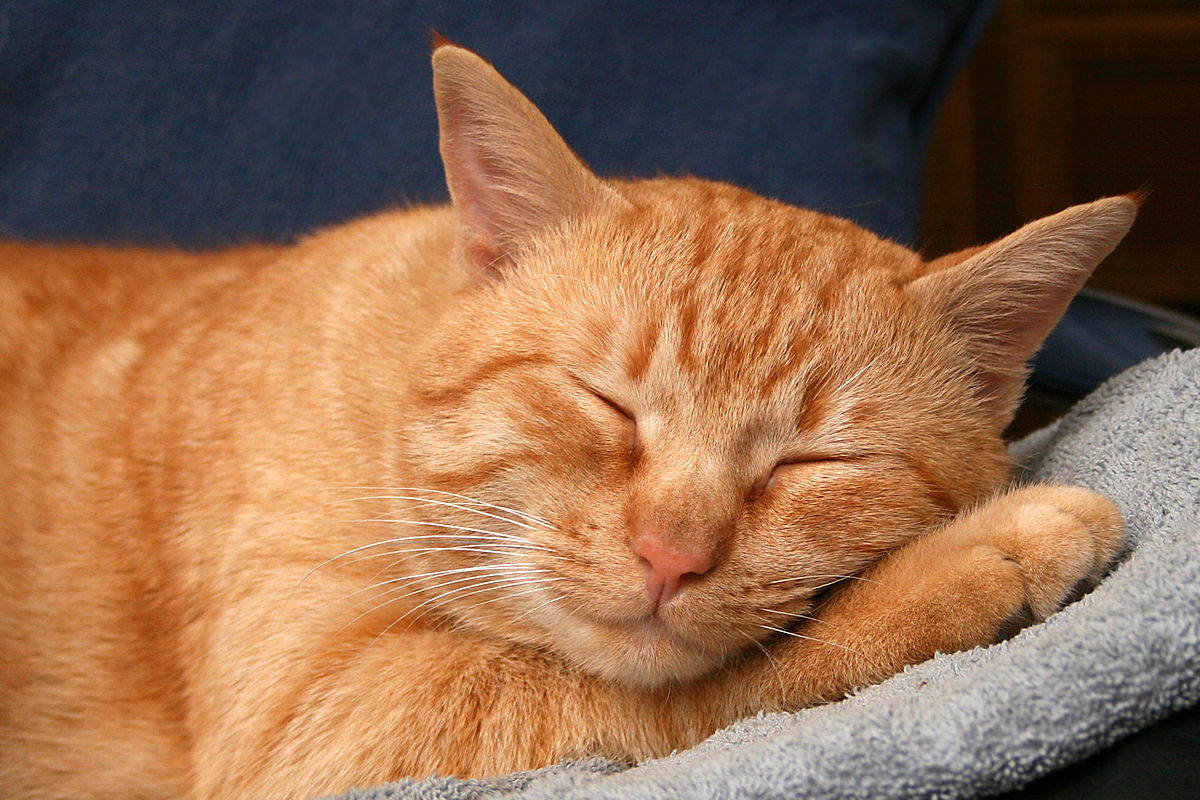
#> input picture foto-original/cat1.jpg, 1200 x 800 px, found by its file name
$ python 2.py
#> lines starting #> are read from the running program, lines starting #| are printed output that depends on the picture; after the words box and inside, x2 and y2 are one past the last pixel; in counts of white or black regions, pixels touching at a corner belong together
import cv2
import matplotlib.pyplot as plt
# Muat gambar
image = cv2.imread('cat1.jpg', cv2.IMREAD_GRAYSCALE)
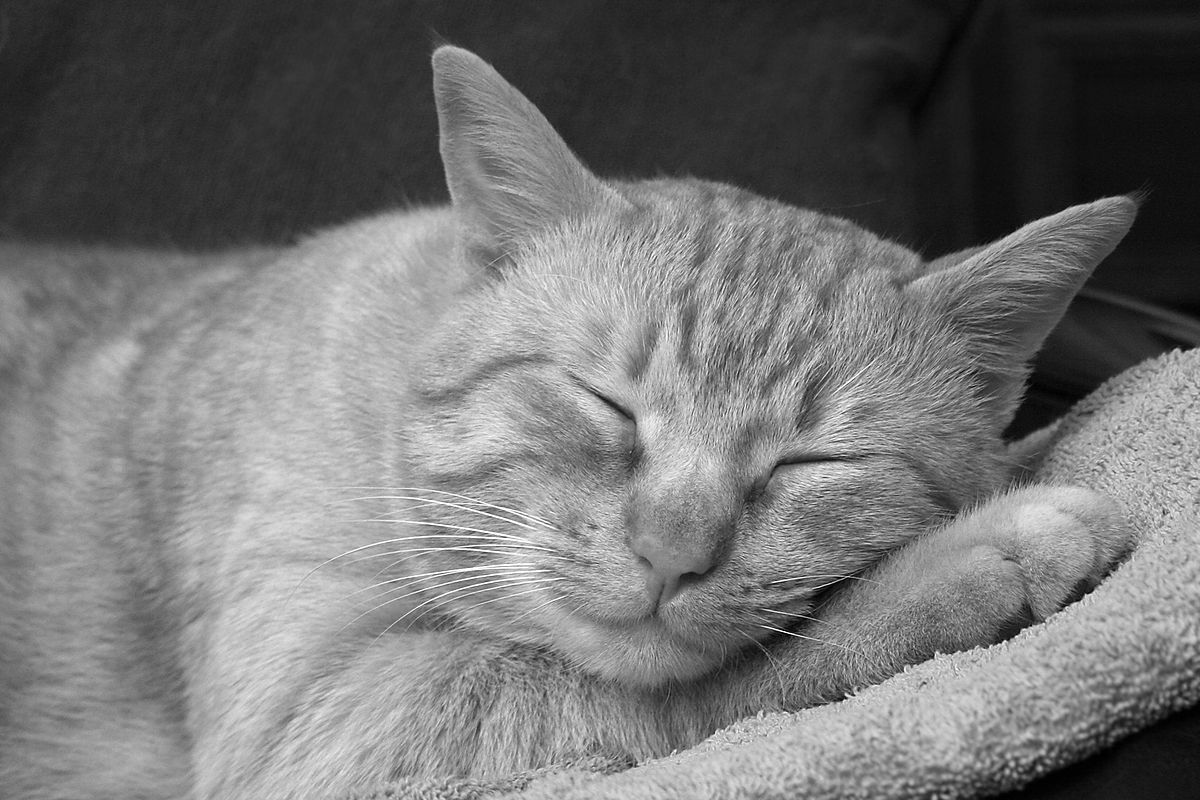
#> image: shape (800, 1200); min 0, max 255, mean 115.9
# Terapkan detektor tepi Canny
edges = cv2.Canny(image, 100, 200)
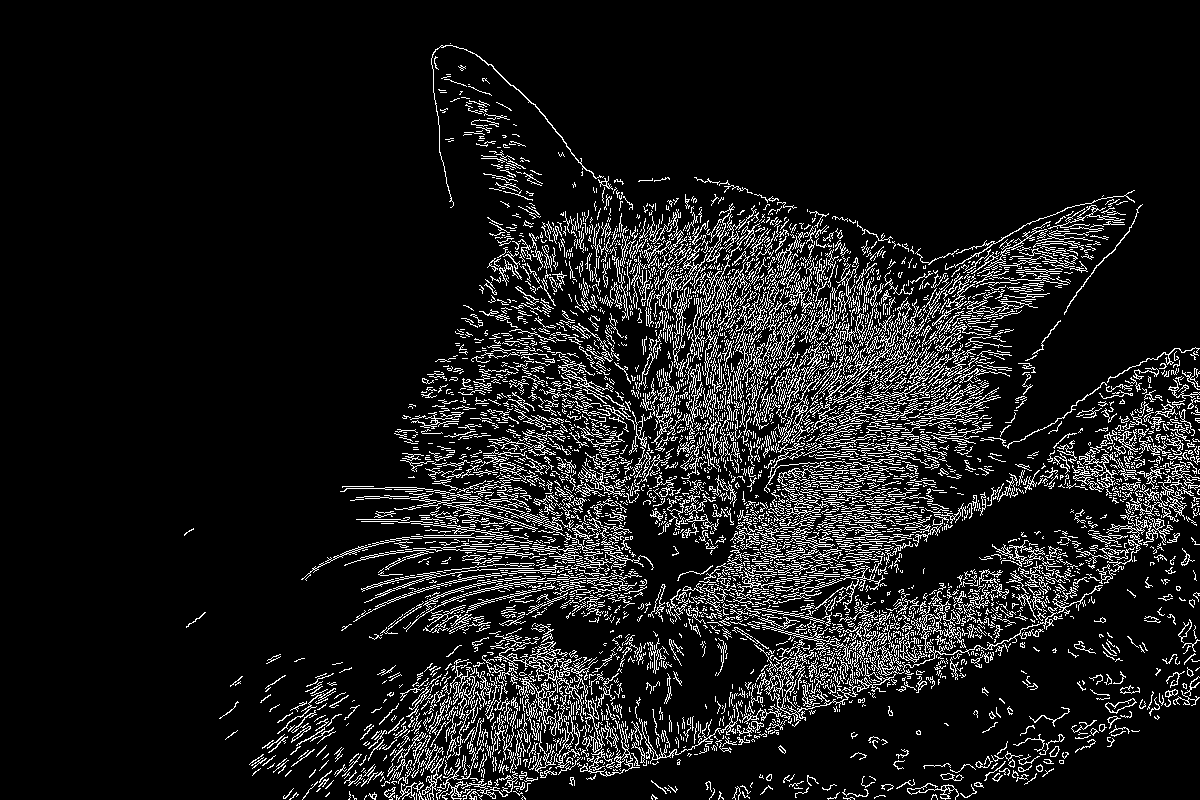
#> edges: shape (800, 1200); 10.3% white in thin lines or dots, all inside (x1, y1, x2, y2) = (184, 43, 1200, 800)
# Tampilkan gambar asli dan tepinya
plt.figure(figsize=(10, 5))
plt.subplot(1, 2, 1)
plt.title('Original Image')
plt.imshow(image, cmap='gray')
plt.subplot(1, 2, 2)
plt.title('Edges')
plt.imshow(edges, cmap='gray')
plt.show()
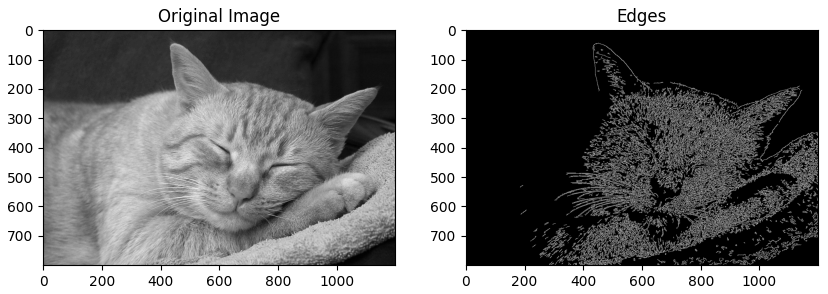
#> figure drawn by matplotlib, 2 panels

$ run again, with foto-original/dog2.jpg copied over foto-original/cat1.jpg
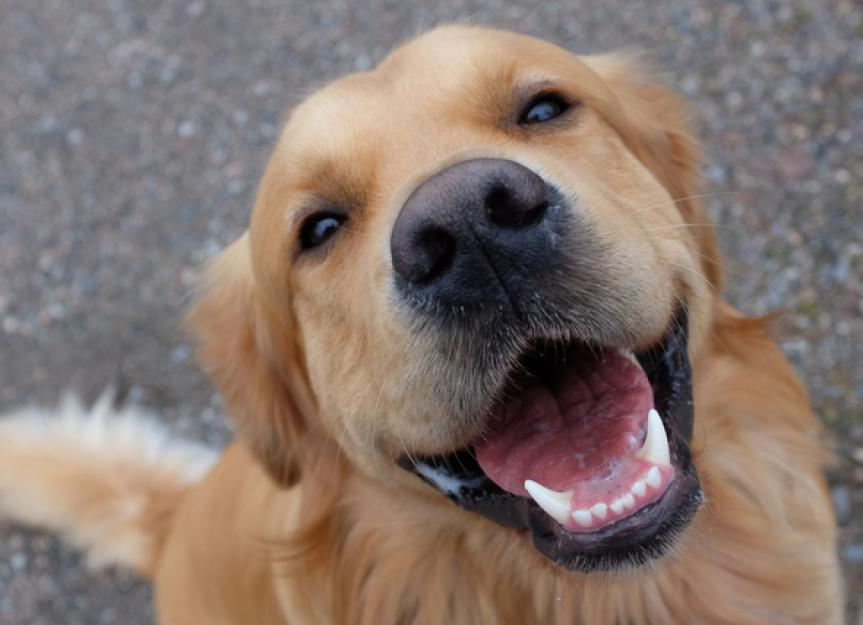
#> input picture foto-original/dog2.jpg, 863 x 625 px, found by its file name
#> `edges = cv2.Canny(image, 100, 200)`:
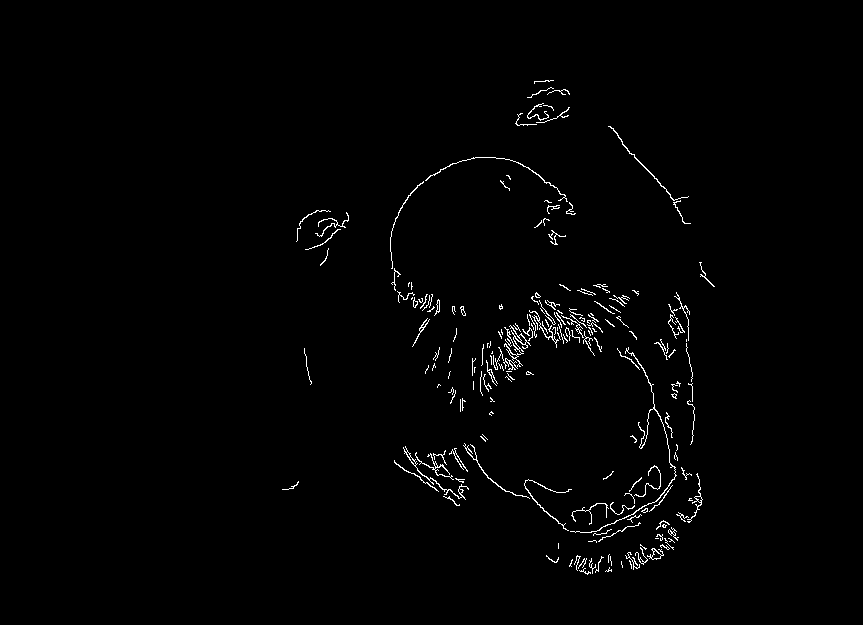
#> edges: shape (625, 863); 1.2% white in thin lines or dots, all inside (x1, y1, x2, y2) = (282, 80, 715, 575)
#> `plt.show()`:
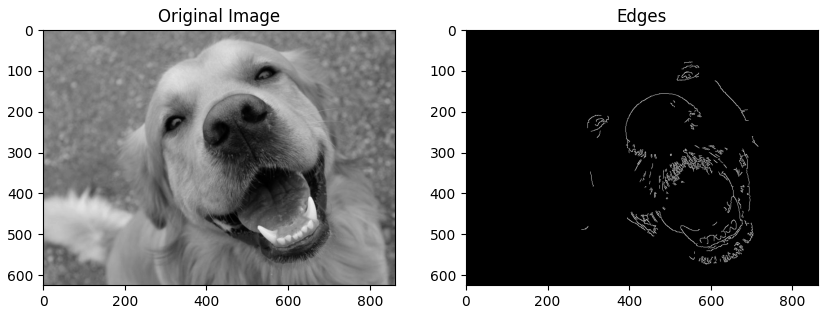
#> figure drawn by matplotlib, 2 panels
